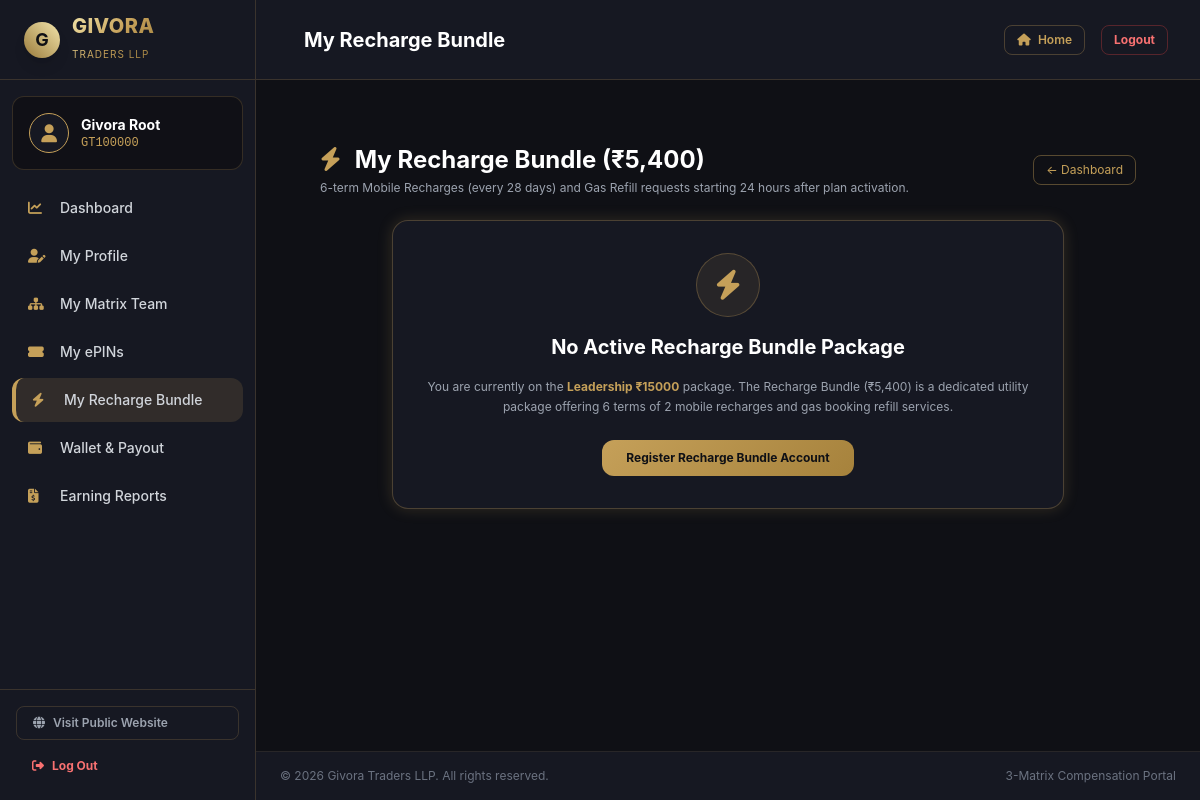
Page /customer/recharge.php (signed in) on the committed database.
### tables this page shows
CREATE TABLE IF NOT EXISTS members (
    id INT AUTO_INCREMENT PRIMARY KEY,
    member_id VARCHAR(20) NOT NULL UNIQUE,
    sponsor_id VARCHAR(20) DEFAULT NULL,
    placement_parent_id VARCHAR(20) DEFAULT NULL,
    matrix_position INT DEFAULT NULL,
    name VARCHAR(100) NOT NULL,
    email VARCHAR(100) NOT NULL,
    phone VARCHAR(20) NOT NULL,
    password VARCHAR(255) NOT NULL,
    used_epin VARCHAR(50) NOT NULL,
    package_type ENUM('Foundation_5000', 'Leadership_15000', 'Recharge_Bundle_5400') NOT NULL,
    profile_image VARCHAR(255) DEFAULT NULL,
    status ENUM('Active', 'Inactive') NOT NULL DEFAULT 'Active',
    p2_status ENUM('Inactive', 'Active') NOT NULL DEFAULT 'Inactive',
    p2_placement_parent_id VARCHAR(20) DEFAULT NULL,
    p2_matrix_position INT DEFAULT NULL,
    p2_created_at TIMESTAMP NULL DEFAULT NULL,
    created_at TIMESTAMP DEFAULT CURRENT_TIMESTAMP,
    INDEX idx_sponsor (sponsor_id),
    INDEX idx_parent (placement_parent_id),
    INDEX idx_p2_parent (p2_placement_parent_id)
);

### includes/functions.php (called while the page is built, shortened)
<?php
function getLoggedInMember() {
    $pdo = getDBConnection();
    $stmt = $pdo->prepare("SELECT * FROM members WHERE member_id = ?");
    $stmt->execute([$_SESSION['member_id']]);
    return $stmt->fetch();
}

### customer/recharge.php (the view, shortened to what this page needs)
<?php
require_once __DIR__ . '/../includes/functions.php';
$page_title = "My Recharge Bundle";
$pdo = getDBConnection();
$member = getLoggedInMember();
$stmt = $pdo->prepare("SELECT * FROM recharge_subscriptions WHERE member_id = ? ORDER BY id DESC LIMIT 1");
$stmt->execute([$member['member_id']]);
$subscription = $stmt->fetch();
require_once __DIR__ . '/../includes/header.php';
?>
<div class="py-8 max-w-7xl mx-auto px-4 sm:px-6 lg:px-8">
    <div class="mb-6 flex flex-col sm:flex-row sm:items-center justify-between gap-4">
        <div>
            <h1 class="text-2xl font-bold text-white"><i class="fas fa-bolt text-gold mr-2"></i> My Recharge Bundle (₹5,400)</h1>
            <p class="text-xs text-gray-400 mt-1">6-term Mobile Recharges (every 28 days) and Gas Refill requests starting 24 hours after plan activation.</p>
        </div>
        <a href="/customer/dashboard.php" class="text-xs text-gold border border-gold/40 px-3 py-1.5 rounded-lg hover:bg-gold/10 self-start sm:self-auto">← Dashboard</a>
    </div>
    <?php if (!$subscription): ?>
        <div class="bg-darkcard p-8 rounded-2xl gold-border-glow text-center space-y-4 max-w-2xl mx-auto">
            <div class="w-16 h-16 bg-gold/10 text-gold rounded-full flex items-center justify-center mx-auto text-3xl border border-gold/30">
                <i class="fas fa-bolt"></i>
            </div>
            <h2 class="text-xl font-bold text-white">No Active Recharge Bundle Package</h2>
            <p class="text-xs text-gray-400 leading-relaxed">
                You are currently on the <span class="text-gold font-bold"><?php echo str_replace('_', ' ₹', $member['package_type']); ?></span> package.
                The Recharge Bundle (₹5,400) is a dedicated utility package offering 6 terms of 2 mobile recharges and gas booking refill services.
            </p>
            <div class="pt-2">
                <a href="/register.php?package=Recharge_Bundle_5400" class="btn-gold px-6 py-2.5 rounded-xl font-bold text-xs inline-block">
                    Register Recharge Bundle Account
                </a>
            </div>
        </div>
    <?php endif; ?>
</div>
<?php require_once __DIR__ . '/../includes/footer.php'; ?>

### includes/header.php (shortened to what this page needs)
<?php
$is_member = isset($_SESSION['member_id']);
$logged_member = null;
if ($is_member) {
    require_once __DIR__ . '/functions.php';
    $logged_member = getLoggedInMember();
}
$script_uri = $_SERVER['REQUEST_URI'] ?? '';
$is_customer_section = (strpos($script_uri, '/customer/') !== false);
$is_admin_section = (strpos($script_uri, '/admin/') !== false);
$is_sidebar_layout = $is_customer_section || $is_admin_section;
$current_page = basename($_SERVER['PHP_SELF']);
?>
<!DOCTYPE html>
<html lang="en" class="dark">
<head>
    <script src="https://cdn.tailwindcss.com"></script>
    <link rel="stylesheet" href="https://cdnjs.cloudflare.com/ajax/libs/font-awesome/6.4.0/css/all.min.css">
</head>
<body class="min-h-screen flex flex-col justify-between">
<?php if ($is_sidebar_layout): ?>
    <div class="min-h-screen flex flex-col md:flex-row bg-darkbg w-full">
        <aside id="sidebar-menu" class="fixed md:static inset-y-0 left-0 w-64 bg-darkcard border-r border-gold/20 flex flex-col justify-between z-50 transform -translate-x-full md:translate-x-0 transition-transform duration-300 ease-in-out flex-shrink-0">
            <div>
                <div class="h-20 px-6 flex items-center border-b border-gold/20">
                    <a href="/index.php" class="flex items-center space-x-3">
                        <div class="w-9 h-9 rounded-full bg-gradient-to-tr from-golddark to-goldlight flex items-center justify-center font-bold text-darkbg text-lg shadow-lg">
                            G
                        </div>
                        <span class="text-xl font-extrabold gold-gradient-text tracking-wide">GIVORA <span class="text-[10px] text-gold/70 block tracking-widest font-normal">TRADERS LLP</span></span>
                    </a>
                </div>
                <div class="p-4 mx-3 my-4 rounded-xl bg-darkbg/80 border border-gold/20 flex items-center space-x-3">
                    <?php if ($is_customer_section && $logged_member): ?>
                        <div class="w-10 h-10 rounded-full border border-gold bg-darkcard flex items-center justify-center text-gold text-lg font-bold flex-shrink-0 overflow-hidden">
                            <?php if (!empty($logged_member['profile_image'])): ?>
                                <img src="<?php echo htmlspecialchars($logged_member['profile_image']); ?>" class="w-full h-full object-cover">
                            <?php else: ?>
                                <i class="fas fa-user"></i>
                            <?php endif; ?>
                        </div>
                        <div class="overflow-hidden">
                            <div class="text-sm font-bold text-white truncate"><?php echo htmlspecialchars($logged_member['name']); ?></div>
                            <div class="text-xs text-gold font-mono truncate"><?php echo htmlspecialchars($logged_member['member_id']); ?></div>
                        </div>
                    <?php endif; ?>
                </div>
                <nav class="px-3 space-y-1">
                    <?php if ($is_customer_section): ?>
                        <a href="/customer/dashboard.php" class="flex items-center space-x-3 px-4 py-3 rounded-xl text-sm font-medium transition text-gray-300 hover:text-gold hover:bg-gold/5 <?php echo $current_page === 'dashboard.php' ? 'sidebar-item-active font-bold' : ''; ?>">
                            <i class="fas fa-chart-line w-5 text-gold"></i>
                            <span>Dashboard</span>
                        </a>
                        <a href="/customer/profile.php" class="flex items-center space-x-3 px-4 py-3 rounded-xl text-sm font-medium transition text-gray-300 hover:text-gold hover:bg-gold/5 <?php echo $current_page === 'profile.php' ? 'sidebar-item-active font-bold' : ''; ?>">
                            <i class="fas fa-user-edit w-5 text-gold"></i>
                            <span>My Profile</span>
                        </a>
                        <a href="/customer/teams.php" class="flex items-center space-x-3 px-4 py-3 rounded-xl text-sm font-medium transition text-gray-300 hover:text-gold hover:bg-gold/5 <?php echo $current_page === 'teams.php' ? 'sidebar-item-active font-bold' : ''; ?>">
                            <i class="fas fa-sitemap w-5 text-gold"></i>
                            <span>My Matrix Team</span>
                        </a>
                        <a href="/customer/pins.php" class="flex items-center space-x-3 px-4 py-3 rounded-xl text-sm font-medium transition text-gray-300 hover:text-gold hover:bg-gold/5 <?php echo $current_page === 'pins.php' ? 'sidebar-item-active font-bold' : ''; ?>">
                            <i class="fas fa-ticket-alt w-5 text-gold"></i>
                            <span>My ePINs</span>
                        </a>
                        <a href="/customer/recharge.php" class="flex items-center space-x-3 px-4 py-3 rounded-xl text-sm font-medium transition text-gray-300 hover:text-gold hover:bg-gold/5 <?php echo $current_page === 'recharge.php' ? 'sidebar-item-active font-bold' : ''; ?>">
                            <i class="fas fa-bolt w-5 text-gold"></i>
                            <span>My Recharge Bundle</span>
                        </a>
                        <a href="/customer/wallet.php" class="flex items-center space-x-3 px-4 py-3 rounded-xl text-sm font-medium transition text-gray-300 hover:text-gold hover:bg-gold/5 <?php echo $current_page === 'wallet.php' ? 'sidebar-item-active font-bold' : ''; ?>">
                            <i class="fas fa-wallet w-5 text-gold"></i>
                            <span>Wallet & Payout</span>
                        </a>
                        <a href="/customer/reports.php" class="flex items-center space-x-3 px-4 py-3 rounded-xl text-sm font-medium transition text-gray-300 hover:text-gold hover:bg-gold/5 <?php echo $current_page === 'reports.php' ? 'sidebar-item-active font-bold' : ''; ?>">
                            <i class="fas fa-file-invoice-dollar w-5 text-gold"></i>
                            <span>Earning Reports</span>
                        </a>
                    <?php endif; ?>
                </nav>
            </div>
            <div class="p-4 border-t border-gold/20 space-y-2">
                <a href="/index.php" class="flex items-center space-x-2 px-4 py-2 rounded-lg text-xs font-semibold text-gray-400 hover:text-gold border border-gold/20 hover:bg-gold/10 transition">
                    <i class="fas fa-globe"></i>
                    <span>Visit Public Website</span>
                </a>
                <a href="/logout.php" class="flex items-center space-x-2 px-4 py-2.5 rounded-lg text-xs font-bold text-red-400 hover:bg-red-500/10 transition">
                    <i class="fas fa-sign-out-alt"></i>
                    <span>Log Out</span>
                </a>
            </div>
        </aside>
        <div class="flex-1 flex flex-col min-w-0">
            <header class="h-20 bg-darkcard border-b border-gold/20 px-4 sm:px-8 flex items-center justify-between sticky top-0 z-30">
                <div class="flex items-center space-x-4">
                    <h2 class="text-lg sm:text-xl font-bold text-white truncate">
                        <?php echo isset($page_title) ? $page_title : "Portal Overview"; ?>
                    </h2>
                </div>
                <div class="flex items-center space-x-4">
                    <a href="/index.php" class="hidden sm:inline-block text-xs font-semibold text-gold border border-gold/30 px-3 py-1.5 rounded-lg hover:bg-gold/10">
                        <i class="fas fa-home mr-1"></i> Home
                    </a>
                    <a href="/logout.php" class="text-xs font-bold text-red-400 border border-red-500/30 px-3 py-1.5 rounded-lg hover:bg-red-500/10">
                        Logout
                    </a>
                </div>
            </header>
            <main class="flex-grow p-4 sm:p-8">
<?php endif; ?>

### includes/header.php (style rules this page uses)
body { background-color: #0f1015; color: #e2e8f0; font-family: 'Inter', system-ui, -apple-system, sans-serif; }
.gold-gradient-text { background: linear-gradient(135deg, #f3e5ab 0%, #c5a059 50%, #9a7b3b 100%); -webkit-background-clip: text; -webkit-text-fill-color: transparent; }
.gold-border-glow { box-shadow: 0 0 15px rgba(197, 160, 89, 0.2); border: 1px solid rgba(197, 160, 89, 0.3); }
.btn-gold { background: linear-gradient(135deg, #c5a059 0%, #a6823c 100%); color: #0f1015; font-weight: 600; transition: all 0.3s ease; }
.sidebar-item-active { background: rgba(197, 160, 89, 0.15); color: #f3e5ab; border-left: 4px solid #c5a059; }

### rows in the picture
members: name "Givora Root", member "GT100000", package_type "Leadership ₹15000"

### other values in the picture
$page_title "My Recharge Bundle"
